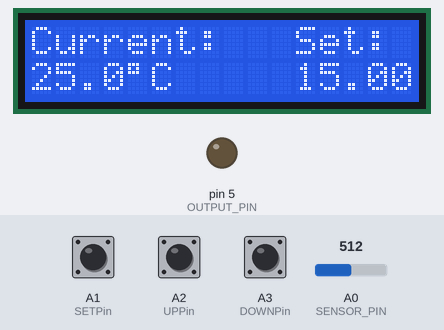
A sketch run on a simulated Arduino Uno, built with avr-gcc and run on an emulated ATmega328P. On the bench: 16×2 character LCD, output pins drawn as LEDs (lit = HIGH). The inputs (shaded band) are chosen by the test bench; at power-on: A0 (SENSOR_PIN) = 512, A1 (SETPin) HIGH, A2 (UPPin) HIGH, A3 (DOWNPin) HIGH. What the sketch prints to the serial monitor is not drawn.

Above: at 1.3 s.
1.4 s: A0 (SENSOR_PIN) set to 716
At 2.3 s:
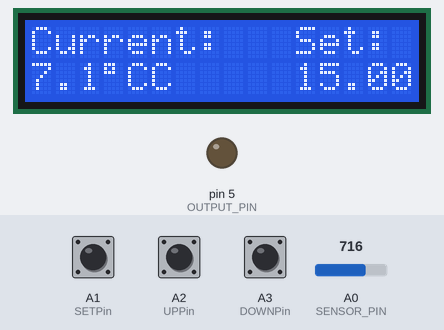
4.2 s: A1 (SETPin) pulled LOW for 1 s
At 4.45 s:
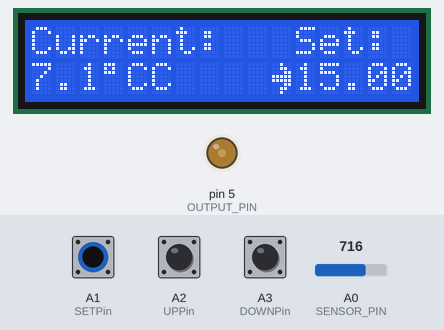
5.8 s: A0 (SENSOR_PIN) set to 780
At 7.53 s:
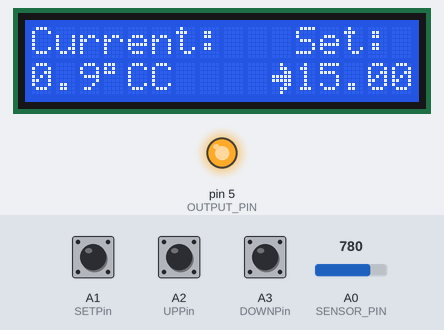
7.6 s: A0 (SENSOR_PIN) set to 806
At 8.9 s:
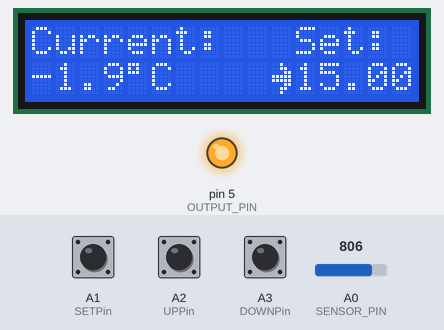
9.2 s: A1 (SETPin) pulled LOW for 3.2 s
At 10.1 s:
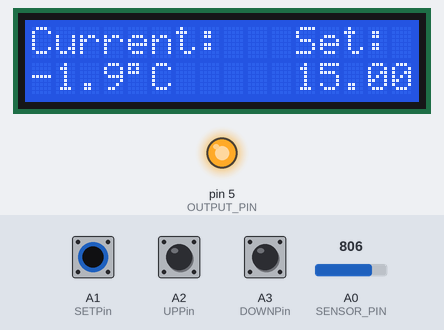
13.9 s: A0 (SENSOR_PIN) set to 306
At 14.7 s:
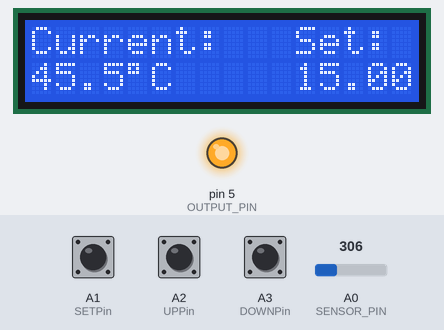
Timing chart, 0 to 17.9 s (numbered marks = the images above; inputs shaded):
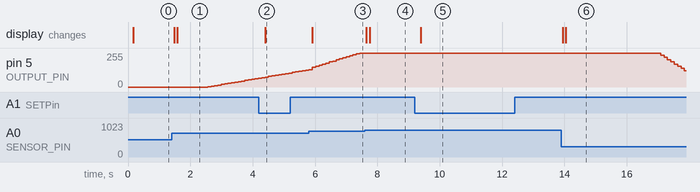

Measured:
- the behaviour switches between 788 and 789 on A0 (SENSOR_PIN) (found by bisection; images 3 and 4)
- after the input at 1.4 s, pin 5 (OUTPUT_PIN): moves from 0/255 to 67/255 over 1.6 s, starting after 1.2 s; the display: first changes after 0.08 s (image 1 shows a later state)
- after the input at 4.2 s, the display: changes after 0.20 s (image 2)
- after the input at 5.8 s, the display: changes after 0.11 s (image 3)
- after the input at 7.6 s, the display: first changes after 0.05 s (image 4 shows a later state)
- after the input at 9.2 s, the display: changes after 0.19 s (image 5)
- after the input at 13.9 s, pin 5 (OUTPUT_PIN): moves from 255/255 to 123/255 over 0.76 s, starting after 3.2 s; the display: first changes at once (image 6 shows a later state)

The sketch:

PID_heater.ino
```cpp
#include <AutoPID.h>             //nice quick PID with variable parameters, has an aggressive curve when far away and then tries to smooth to a nice lower value to prevent overshoot
#include <Thermistor.h>         //these 3 are all for making a simple and quick thermistor reading
#include <NTC_Thermistor.h>
#include <AverageThermistor.h>
#include <LiquidCrystal.h>      //just to use a simple LCD screen to display temperatures
#include <AceButton.h>
using namespace ace_button;
//------------------------------------------------------------------------------------------
//------------------------------------------------------------------------------------------
//------------------------------------------------------------------------------------------
/*LCD SETUP----------------------------------------------------------------------------------------
initialize the library by associating any needed LCD interface pin
 with the arduino pin number it is connected to*/

const int rs = 12, en = 11, d4 = 10, d5 = 9, d6 = 8, d7 = 7;
LiquidCrystal lcd(rs, en, d4, d5, d6, d7);

const int Contrast_Pin = A4;

//this one is to print a custom arrow on the LCD
byte customChar[] = {
  B00100,
  B00110,
  B00011,
  B11111,
  B11111,
  B00011,
  B00110,
  B00100
};

//BUTTONS SETUP--------------------------------------------------------------------------------------

//3 buttons, SET,UP and DOWN to manage the setpoint
const int  SETPin = A1;
const int  UPPin = A2;
const int  DOWNPin = A3;

AceButton SET(SETPin);
AceButton UP(UPPin);
AceButton DOWN(DOWNPin);

//even handler for the buttons
void handleEvent(AceButton*, uint8_t, uint8_t);

//index for the setting mode
bool setting =0;

//THERMISTOR SETUP-------------------------------------------------------------------------------------

//Values for the thermistor, it's set to an average glass bead thermistor for 3D printers
#define SENSOR_PIN             A0 //A0
#define REFERENCE_RESISTANCE   100000
#define NOMINAL_RESISTANCE     100000
#define NOMINAL_TEMPERATURE    25
#define B_VALUE                3950

/**
  How many readings are taken to determine a mean temperature.
  The more values, the longer a calibration is performed,
  but the readings will be more accurate.
*/
#define READINGS_NUMBER 10

/**
  Delay time between a temperature readings
  from the temperature sensor (ms).
*/
#define DELAY_TIME 10

//creating the thermistor
Thermistor* thermistor = NULL;

//PID SETUP---------------------------------------------------------------------------------

//pid settings and gains
#define OUTPUT_MIN 0
#define OUTPUT_MAX 255
#define KP 2 //.12
#define KI 5 //.0003
#define KD 1 //0
#define OUTPUT_PIN 5 //D5 this is the pin that drives the mosfet for the heater

//Define Variables for the PID we'll be connecting to
double Setpoint, Input, Output;

//input/output variables passed by reference, so they are updated automatically
AutoPID myPID(&Input, &Setpoint, &Output, OUTPUT_MIN, OUTPUT_MAX, KP, KI, KD);

//------------------------------------------------------------------------------------------
//------------------------------------------------------------------------------------------
//------------------------------------------------------------------------------------------

void setup() {

  //setting up the button's pins and index number
  // Button uses the built-in pull up register.
  pinMode(SETPin, INPUT_PULLUP);
  pinMode(UPPin, INPUT_PULLUP);
  pinMode(DOWNPin, INPUT_PULLUP);

  SET.init(SETPin);
  UP.init(UPPin);
  DOWN.init(DOWNPin);

  ButtonConfig* buttonConfig = ButtonConfig::getSystemButtonConfig();
  buttonConfig->setEventHandler(handleEvent);
  buttonConfig->setFeature(ButtonConfig::kFeatureClick);
  int clickDelay=100;
  void setClickDelay(uint16_t clickDelay);


  //set the contrast pin on the display
  pinMode(Contrast_Pin, OUTPUT);
  analogWrite(Contrast_Pin, 5);

  // set up the LCD's number of columns and rows and prepares the display so that it only has to update the numbers
  lcd.clear();
  lcd.begin(16, 2);
  lcd.print("Current:   Set:");
  lcd.createChar(0, customChar);

  //THERMISTOR SETUP
  Serial.begin(115200);

  Thermistor* originThermistor = new NTC_Thermistor(
    SENSOR_PIN,
    REFERENCE_RESISTANCE,
    NOMINAL_RESISTANCE,
    NOMINAL_TEMPERATURE,
    B_VALUE
  );
  thermistor = new AverageThermistor(
    originThermistor,
    READINGS_NUMBER,
    DELAY_TIME
  );

  //PID SETUP

  //initialize the variables we're linked to
  Input = thermistor->readCelsius(); //uses the thermistor library to read the temperature in °C

  Setpoint = 15; //so that when turning it on it will always be a safe value and won't turn on the heater unless we set a temperature

  pinMode(OUTPUT_PIN, OUTPUT);
  //if temperature is more than 4 degrees below or above setpoint, OUTPUT will be set to min or max respectively

  //set PID update interval (ms)
  myPID.setTimeStep(40);
}


void loop() {


  //writes on the display the current temperatures
  lcd.setCursor(0, 1);
  lcd.print(Input, 1);
  lcd.write(B11011111);
  lcd.print("C");
  lcd.setCursor(11, 1);
  lcd.print(Setpoint);

  //check buttons status
   SET.check();

  if(setting==1)
  {
    lcd.setCursor(10, 1);
    lcd.write(byte(0));
    UP.check();
    DOWN.check();
  }
  else
  {
    lcd.setCursor(10, 1);
    lcd.print(" ");
  }


  Input = thermistor->readCelsius();
  Serial.print("Input: ");
  Serial.println(Input);
  myPID.run();
  Serial.print("Output: ");
  Serial.println(Output);
  analogWrite(OUTPUT_PIN, Output);


}

//handler for the buttons to check input
void handleEvent(AceButton* button, uint8_t eventType, uint8_t buttonState) {

   switch (eventType){
    case AceButton::kEventPressed:{
      switch (button->getPin()){
        case SETPin :
          setting=!setting;
          break;
        case UPPin :
          Setpoint++;
          break;
        case DOWNPin :
          Setpoint--;
          break;
        }
    }
 }
}
```
